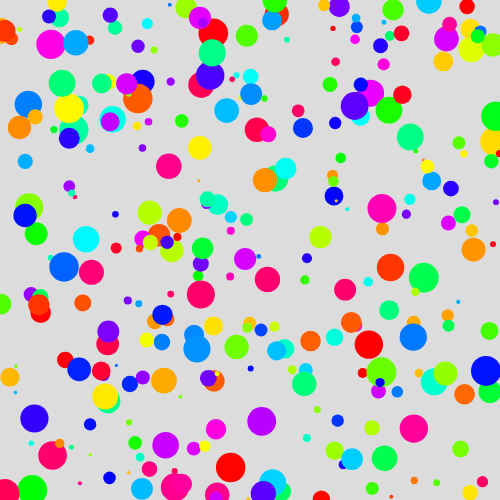
Frame 1 (no input)
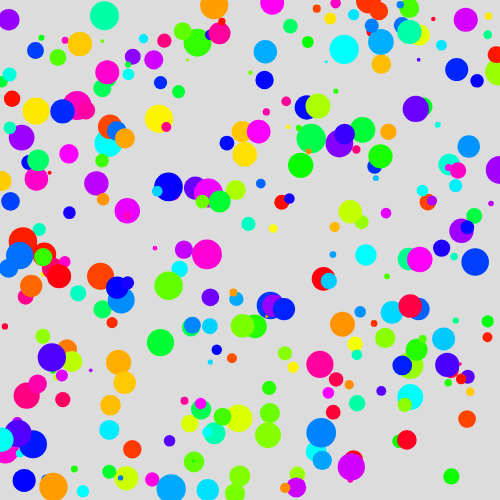
Frame 2 (the mouse pressed at the canvas centre, redrawn once)

The p5.js sketch that drew these frames (run headless with seeded random() and noise() and a simulated clock; the mouse was pressed at the canvas centre and the sketch redrawn once):

// p5.js sketch
// ── sketch.js
let numCircles = 300;

function setup() {
  createCanvas(500, 500);
  noLoop();
  noStroke();
  colorMode(HSB,255);
}

function draw() {
  background(220);
  for (let i=0;i<numCircles;i++){
    fill(random(255),255,255);
    circle(random(width),random(height),random(3,30));

  }
}
